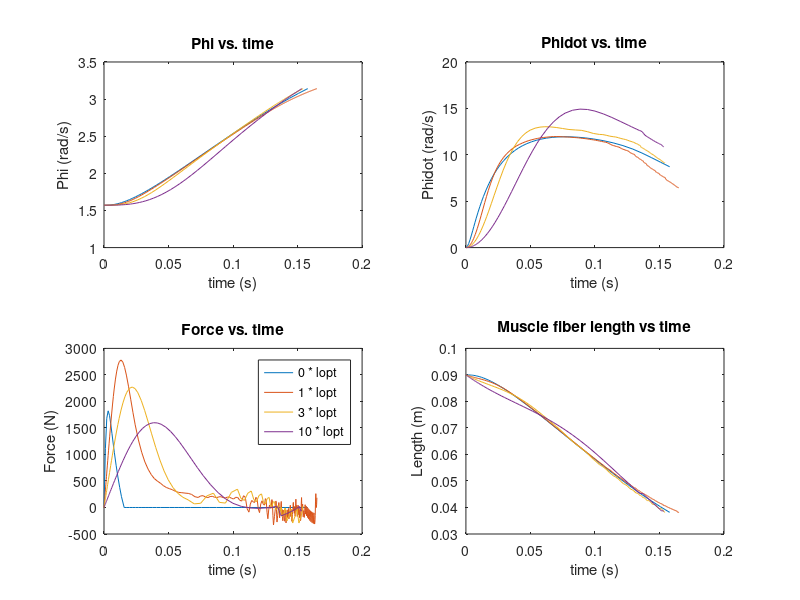

Write the MATLAB code that produced this figure.
function runkickt
% runkickt.m simulates a maximum-excitation knee extension, with
%   Hill muscle model in series with elastic tendon.

% functions referred to from this script:
%   fkickt   kick simulation with tendon
%   fkicke   kick simulation with no tendon
%   fv      force-velocity curve
%   fvi     inverse of force-velocity curve
%   fl      active force-length curve
%   flp     passive force-length curve
%   ftl     tendon force-length curve
%   ftli    inverse of tendon force-length curve
%   dftdl   derivative of tendon force-length curve

% changes made by Tim van der Zee on 2019-04-19:
% 1: discrepancy in use of lopt
% when ode45 is used for the first time to simulate fkickt in the old version of this function, 
% the result is erroneuous (extremely high forces and accelerations)
% this is not due to the parameter value for tendon slack length, because running a dummy simulation first and the simulation for the 
% first tendon slack length (i.e. equal to lceopt) later resolves the issue
% I found out that this is due to a discrepancy in the use of the variable named "lceopt"
% lopt is a global variable defined in line 23 of the old version where it has meters as unit
% however, it was also used in the subfunction "fl" but here it should have been unitless (and equal to 1)
% upon changing the name of lopt in the subfunction "fl" into "lceoptrel", and defining that as 1,
% the results of this simulation change considerably
% it is now the largest tendon slack length that results in the highest angular velocity (i.e. 10*lopt)

% 2: redefining lslack when recomputing forces
% when calculating the forces (Fm1, Fm3, Fm10) in the old version, lslack was not redefined
% therfore, the latest version was used (i.e. 10*lopt)
% this is wrong, because it should be lopt, 3*lopt and 10*lopt for Fm1, Fm3 and Fm10 respectively


% first set the constants, which will be accessible to subfunctions:
%   I m g lopt ksh l1 F1 vmax Fmax rf rcm tact beta At lslack Kse;

I = 0.1832;    % moment of inertia of lower leg (kg-m^2)
m = 4.88;      % mass (kg)
g = 9.81;      % grav constant

lopt = 0.09;   % optimal muscle length in meters
Fmax = 12000;  % max isometric force (N)
vmax = 0.45;   % about 5 lopts/s max shortening vel
rf = 0.033;    % moment arm of quadriceps about knee
rcm = 0.264;   % distance b/w center of mass & joint
tact = 0.010;  % activation time constant
beta = 0.2;    % ratio of activation & deactivation constants
l1 = 0.02;     % strain of tendon's linear region
F1 = 16e6;     % stress for tendon's linear region
Kse = 1.2e9;   % linear modulus for tendon series elasticity
At = 0.000324; % tendon cross-sectional area
ksh = 0.874;   % shape parameter of tendon's toe-in exponential region

options = odeset('events', @eventkick);

% Perform a set of simulations with different tendon lengths
% using fkickt, which computes the state-derivatve based on
% a state defined as [phi; phidot; lm; a], where lm is muscle
% fiber length

% Do a simulation with tendon = 1 * lopt
lslack = 1*lopt;
[t1,y1] = ode45(@fkickt, [0 .5],[pi/2;0; lopt; 0], options);

% Do a simulation with tendon = 3 * lopt
lslack = 3*lopt;
[t3,y3] = ode45(@fkickt, [0 .5],[pi/2;0; lopt; 0], options);

% Do a simulation with tendon = 10 * lopt
lslack = 10*lopt;
[t10,y10] = ode45(@fkickt, [0 .5], [pi/2; 0; lopt; 0], options);

% And one with no tendon whatsoever
[te,ye]=ode45(@fkicke,[0 .5],[pi/2; 0; 0 ], options);

% For no tendon, have to recompute length, velocity, force
le = rf*(pi/2 - ye(:,1)) + lopt;
ve = ye(:,2)*rf/vmax;
ae = ye(:,3);
for i=1:length(le),
	Fe(i) = Fmax * fl(le(i)/lopt) * fv(ve(i)/vmax) * ae(i);
end;

% For other simulations, need to recompute force
lslack = 1*lopt;
lt = rf*(pi/2-y1(:,1)) + lopt - y1(:,3); 
Ft = ftl(lt/lslack)*At;
Fm1 = Ft;                 % muscle fiber force equals tendon force

lslack = 3*lopt;
lt = rf*(pi/2-y3(:,1)) + lopt - y3(:,3); 
Ft = ftl(lt/lslack)*At;
Fm3 = Ft;                 % muscle fiber force equals tendon force

lslack = 10*lopt;
lt = rf*(pi/2-y10(:,1)) + lopt - y10(:,3); 
Ft = ftl(lt/lslack)*At;
Fm10 = Ft;                 % muscle fiber force equals tendon force

figure(1); clf;
% Make a series of plots of the results
subplot(221); % plot angle vs time
plot(te,ye(:,1),t1,y1(:,1),t3,y3(:,1),t10,y10(:,1));  % phi vs. time
title('Phi vs. time'), xlabel('time (s)'), ylabel('Phi (rad/s)');

subplot(222); % plot angular velocity vs time
plot(te,ye(:,2),t1,y1(:,2),t3,y3(:,2),t10,y10(:,2));  % phidot vs. time
title('Phidot vs. time'), xlabel('time (s)'), ylabel('Phidot (rad/s)');

subplot(223); % plot muscle force vs time
plot(te,Fe,t1,Fm1,t3,Fm3,t10,Fm10);       % force vs. time
title('Force vs. time'), xlabel('time (s)'), ylabel('Force (N)');
legend('0 * lopt', '1 * lopt','3 * lopt','10 * lopt');

subplot(224); % plot muscle fiber length vs time
plot(te, le, t1,y1(:,3), t3, y3(:,3), t10,y10(:,3));
title('Muscle fiber length vs time'); xlabel('time (s)'); ylabel('Length (m)')

% In the second figure, plot force-velocity curve and its inverse,
% muscle force-length curve, and tendon stress-strain curve

% PUT YOUR CODE HERE TO PLOT FORCE-VELOCITY CURVE AND ITS INVERSE

% end of main function; subfunctions below

function xdot = fkicke(t,x);
% state derivative for kicking simulation with muscle excitation dynamics
% states: phi, phidot, a where phi is angle of leg, a activation

% The following parameters are assumed to be defined in the workspace:
%   I m g lopt vmax Fmax rf rcm tact beta

phi    = x(1);  % phi and phidot are states for the 
phidot = x(2);  % leg motion, with rigid body dynamics
a      = x(3);  % activation state is governed by a first-order differential equation.

% The input to the model is the excitation u, set here to maximum of 1.
u = 1; % maximum excitation
% Activation dynamics are first-order, with different activation and
% de-activation time constants.
adot = -1/tact * (beta + (1 - beta) * u) * a + 1/tact * u;

l = rf*(pi/2 - phi)/ lopt + 1;  % find normalized length as function of phi
v = rf*phidot/vmax;      % normalized shortening velocity
F = Fmax * fl(l) * fv(v) * a; % muscle force

M = F * rf;  % moment about knee is muscle force times moment arm.
Mg = - m * g * rcm *sin(phi - pi/2); % gravitational moment

phiddot = (M + Mg) / I; % second derivative of phi
xdot = [phidot; phiddot; adot];

end % fkicke

function xdot = fkickt(t,x);
% state derivative for kicking simulation
% states: [phi, phidot, lm, a] where phi is angle of leg, a activation
%         and lm muscle fiber length

% The following parameters are assumed to be defined in the workspace:
%   I m g lopt vmax Fmax rf rcm tact beta

phi    = x(1);  % phi and phidot are states for the 
phidot = x(2);  % leg motion, with rigid body dynamics
lm     = x(3);  % another state tracks muscle fiber length
a      = x(4);  % activation state is governed by a first-order differential equation.

lmt = rf*(pi/2-phi) + lslack + lopt; % length of muscle + tendon together
% where the optimal fiber length corresponds to angle phi = pi/2 if there
% were no tendon, and lslack adds the effect of tendon slack length. 
lt = lmt - lm - lslack; 

% State-derivative for muscle excitation-activation: input u, output a
u = 1; % maximum excitation
adot = -1/tact * (beta + (1 - beta) * u) * a + 1/tact * u;

% State-derivative for muscle force generation
% tendon stress from its force-length curve,
% multiplied by tendon area At to get actual force
Ft = ftl(lt/lslack)*At;
Fm = Ft;                 % muscle fiber force equals tendon force
                         % because there is no pennation in this model
                         
Fiso = Fmax*fl(lm/lopt)*a; % isometric muscle force

lmdot = -fvi(Fm/Fiso)*vmax;

if isnan(lmdot) % set velocity to zero for undefined force values
  lmdot = 0.15;
end

vmt = rf*phidot;         % muscle-tendon shortening velocity

Tm = Fm * rf;            % torque due to muscle
Mgl = - m * g * rcm *sin(phi - pi/2); % gravitational moment

phiddot = (Tm + Mgl) / I; % second derivative of phi
xdot = [phidot; phiddot; lmdot; adot];

end % fkickt

function f = fl(x)
% normalized active force-length curve for muscle fascicles
w = 0.5;
loptrel = 1;  % this is a normalized optimal length

f = 1 - ((x-loptrel)/(w*loptrel)).^2;

f(f<0) = 0; % disallow negative values

end % fl

function f = flp(x)
% normalized passive force-length curve for muscle, where
% input x is strain, l/lopt
% The curve here is cubic above x = 1,
% and zero below 1. 

f = 8*(x-1).^3;

f(x < 1) = 0; % make values zero for lengths below lopt

end % flp


function f = fv(v)
% normalized force-velocity relation
% input is normalized velocity, v/vmax

af = 0.25;  % shape parameter
f = (1 - v)./(1 + v/af);

f(f < 0) = 0; % disallow negative forces

end % fv

function v = fvi(f)
% provides inverse of force-velocity relation:
% normalized force in, normalized velocity out
c1 = -0.18713;
c2 = 0.32094;
c3 = 1.06485;
c4 = 0.1850;
v = -c1*cot(c2*f.^2 + c3*f + c4); % an approximation of the f-v curve

v(f > 1.4) = -0.15; % saturate the f-v curve at 1.4,
% with a velocity of -0.15.
v(f < 0) = 1; % Also prevent shortening faster than vmax

end % fvi

function df = dftdl(x);
% derivative of normalized force-length curve for tendon,
% where input x is strain

% The following parameters should be defined in the workspace:
%   ksh l1 F1 Kse

df(x > l1) = Kse; % linear region, stiffness is linear

% and here's the exponential region
df(x <= l1) = F1/(exp(ksh)-1) * (ksh/l1)*exp(ksh/l1*x(x <= l1));

end % dftdl 

function sigma = ftl(epsilon);
% normalized force-length curve for tendon, where
% the normalization is different from that for muscle:
% input epsilon is strain relative to slack length lslack,
% and the force is actually a stress.
% To convert to actual force, multiply by tendon cross-sectional area.
% Curve has a nonlinear toe-in region up to strain l1, and then is linear.

% ME/BME 646  Art Kuo

% The following parameters should be defined in workspace:
%   ksh l1 F1 Kse

lin = (epsilon > l1);
nonlin = (epsilon <= l1);

sigma(lin) = Kse*(epsilon(lin)-l1) + F1;  % linear region

sigma(nonlin) = F1 / (exp(ksh)-1) * (exp(ksh/l1*epsilon(nonlin)) -1); % exponential

end % ftl

function x = ftli(f);
% inverse of force-length curve for tendon, where
% input is stress, output is strain

% series elastic force-length curve is exponential in toe-in region,
% and then linear beyond a stress-strain (F1, l1)

% The following parameters should be defined in workspace:
%   ksh l1 F1 Kse

toesigma = F1;  % point beyond which tendon is linear
toestrain = l1; % strain at that point

if f > toesigma,   % linear region 
	x = (f - toesigma)/Kse + toestrain;
else           % exponential region
	x = log(f * (exp(ksh)-1) / F1 + 1) * l1/ksh;
end;

end % ftli

function [value, isterminal, direction] = eventkick(t, x)
% returns event function for kicking simulation

% Here is how event checking works:  
% At each integration step, ode45 checks to see if an
% event function passes through zero (in this case, we need
% the function to go through zero when the foot hits the
% ground).  It finds the value of the event function by calling
% eventrw, which is responsible for returning the value of the 
% event function in variable value.  isterminal should contain
% a 1 to signify that the integration should stop (otherwise it
% will keep going after value goes through zero).  Finally,
% direction should specify whether to look for event function
% going through zero with positive or negative slope, or either.

% we want to stop the simulation when phi = pi
phi = x(1);

value = phi - pi;
isterminal = 1;  % tells ode45 to stop when event occurs
direction = 0;  % tells ode45 to look for any crossing

end % eventkick

end % runkickt
